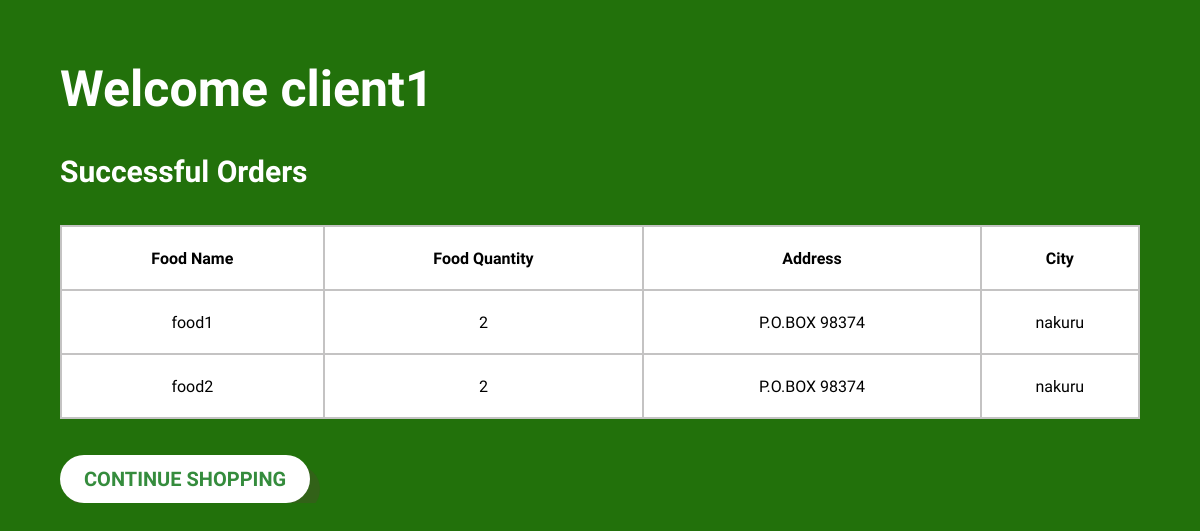
Screenshot of /client_view_orders.php (signed in) with the database file from the repository.
### tables this page shows
CREATE TABLE `food_ordered` (
  `food_order_id` int(6) NOT NULL,
  `user_id` varchar(70) NOT NULL,
  `username` varchar(70) NOT NULL,
  `city` varchar(70) NOT NULL,
  `address` varchar(70) NOT NULL,
  `food_name` varchar(70) NOT NULL,
  `food_quantity` varchar(50) NOT NULL
);

### client_view_orders.php (the view, shortened to what this page needs)
<!DOCTYPE html>
<html lang="en">
<head>
<link rel="stylesheet" href="client_shopping_cart.css?v=<?php echo time(); ?>">
<link rel="stylesheet" href="https://cdnjs.cloudflare.com/ajax/libs/font-awesome/4.7.0/css/font-awesome.min.css">
<link href="https://unpkg.com/aos@2.3.1/dist/aos.css" rel="stylesheet">
</head>
<body>
<div class="container">
     <?php
          echo "<div class='html_session'><h1>Welcome " .$_SESSION['username'] ."</h1></div>";
     ?>
     <h2>Successful Orders</h2>
     <table>
          <tr>
               <th>Food Name</th>
               <th>Food Quantity</th>
               <th>Address</th>
               <th>City</th>
          </tr>
          <tbody method="post" action="client_shopping_cart_checkout_query.php">
                <?php
                    include("connect.php");
                    $sql_select = "SELECT  * FROM `food_ordered` ";
                    $results = $conn->query($sql_select);
                    if($results -> num_rows > 0){
                    $results = $conn->query($sql_select);
                    while($row = $results -> fetch_assoc()){
                        if($row['username']==$_SESSION['username']){
                        ?>
                        <tr>
                            <td name ="fname"><?php echo $row['food_name']; ?></td>
                            <td name ="fquantity"><?php echo $row['food_quantity']; ?></td>
                            <td name ="fprice"><?php echo $row['address']; ?></td>
                            <td name ="tprice"><?php echo $row['city']; ?></td>
                        </tr>
                        <?php
                    }
                }
                    }
                ?>
                </tbody>
        </table>
        <a type="submit" class="checkout_style" name="check-out" href="menu-order-payment.php">CONTINUE SHOPPING</a>
    </div>
</body>
</html>

### client_shopping_cart.css (style rules this page uses)
* { margin: 0; padding: 0; box-sizing: border-box; }
.container { width: 100%; height: auto; overflow: hidden; display: flex; flex-direction: column; position: absolute; }
body { font-family: 'Varela Round'; background-color: #22710B; }
.html_session { color: #ffffff; background-color: #22710B; padding-left: 5%; padding-top: 5%; }
h1 { color: #ffffff; font-size: 50px; }
h2 { color: #ffffff; font-size: 30px; }
h2 { padding-left: 5%; padding-top: 3%; }
table { width:90%; background-color: #ffffff; }
table { margin-left: 5%; margin-top: 3%; }
table, th, td { border: 2px solid rgb(196, 195, 195); border-collapse: collapse; }
td { text-align: center; }
td, th { padding: 2%; }
a { text-decoration: none; color: inherit; }
a.checkout_style { width: max-content; white-space: nowrap; text-align: center; font-style: normal; font-weight: bold; font-size: 20px; color: rgba(53,140,61,1); background-color: #ffffff; border-radius: 55px; border: none; box-shadow: 10px 10px rgb(89,60,60,0.28); }
a.checkout_style { margin-top: 3%; margin-left: 5%; }
a.checkout_style { padding-top: 1%; padding-bottom: 1%; padding-left: 2%; padding-right: 2%; }

### rows the page displays
food_ordered: food_name "food1", food_quantity "2", address "P.O.BOX 98374", city "nakuru"
food_ordered: food_name "food2", food_quantity "2", address "P.O.BOX 98374", city "nakuru"

### other values shown
$_SESSION['username'] "client1"
